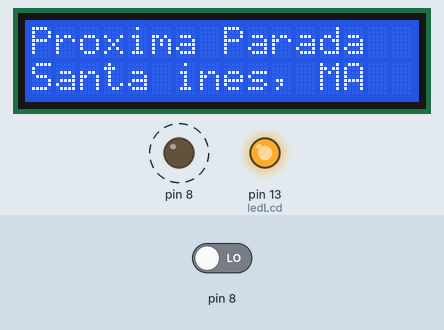
This sketch was run on a simulated Arduino Uno, built with avr-gcc and run on an emulated ATmega328P. On the bench: 16×2 character LCD, output pins drawn as LEDs (lit = HIGH). Dashed ring = blinking. The inputs (shaded band) are chosen by the test bench; at power-on: pin 8 LOW.

Above: at 1.1 s.
Timing chart, 0 to 130.0 s (numbered marks = the images above):
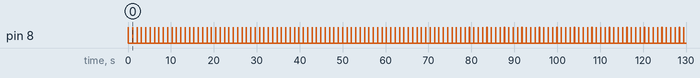

The sketch:

tela_lcd_com_sensor_de_movimento.ino
```cpp
// C++ code
//biblioteca do lcd
#include <LiquidCrystal.h>
// criar variavel do lcd
LiquidCrystal lcd (2,3,4,9,10,11,12);

int ledLcd = 13;

long distancia(int trigger, int echo ){

  pinMode(trigger,OUTPUT);
  digitalWrite(trigger,LOW);
  delay(5);

  digitalWrite(trigger,HIGH);
   delay(10);
   digitalWrite(trigger,LOW);

  pinMode (echo,INPUT);
  return pulseIn(echo,HIGH);

}
 void setup()
{
  pinMode (ledLcd,OUTPUT);// DEFINIR LEDLCD SAIDA
  digitalWrite(ledLcd, HIGH); // LIGAR OS LEDS DO LCD
  lcd.begin(16,2);//informar que  o lcd tem 16 colunas e 2 linhas
  lcd.clear();// iniciar lcd limpo

}

void loop()

{
    int cm = 0.01723 * distancia(8, 8);

  if(cm<100){
    lcd.setCursor(0,0);//iniciar a escrita na linha 0 coluna 0
    lcd.print("Proxima Parada ");
    lcd.setCursor(0,1);
    lcd.print("Santa ines, MA");

  }else{
     lcd.clear();

  }


}
```

Measured:
- by itself, pin 8: alternates HIGH for 0.01 s and LOW for 1.0 s
